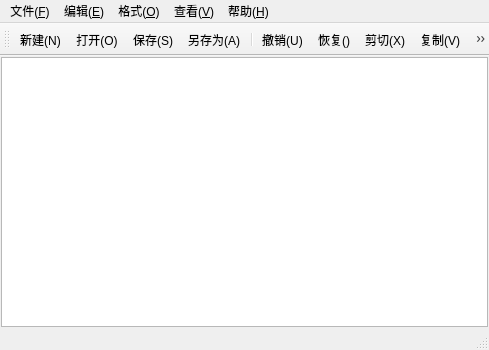
<?xml version="1.0" encoding="UTF-8"?>
<ui version="4.0">
 <class>MainWindow</class>
 <widget class="QMainWindow" name="MainWindow">
  <property name="geometry">
   <rect>
    <x>0</x>
    <y>0</y>
    <width>489</width>
    <height>350</height>
   </rect>
  </property>
  <property name="windowTitle">
   <string>MainWindow</string>
  </property>
  <widget class="QWidget" name="centralwidget">
   <layout class="QHBoxLayout" name="horizontalLayout">
    <property name="spacing">
     <number>0</number>
    </property>
    <property name="leftMargin">
     <number>1</number>
    </property>
    <property name="topMargin">
     <number>1</number>
    </property>
    <property name="rightMargin">
     <number>1</number>
    </property>
    <property name="bottomMargin">
     <number>1</number>
    </property>
    <item>
     <widget class="CodeEditor" name="TextEdit"/>
    </item>
   </layout>
  </widget>
  <widget class="QMenuBar" name="menubar">
   <property name="geometry">
    <rect>
     <x>0</x>
     <y>0</y>
     <width>489</width>
     <height>18</height>
    </rect>
   </property>
   <widget class="QMenu" name="menu">
    <property name="title">
     <string>文件(&amp;F)</string>
    </property>
    <addaction name="actionNew"/>
    <addaction name="actionOpen"/>
    <addaction name="actionSave"/>
    <addaction name="actionSaveAs"/>
    <addaction name="separator"/>
    <addaction name="actionExit"/>
   </widget>
   <widget class="QMenu" name="menu_E">
    <property name="title">
     <string>编辑(&amp;E)</string>
    </property>
    <addaction name="actionUndo"/>
    <addaction name="actionRedo"/>
    <addaction name="actionCut"/>
    <addaction name="actionCopy"/>
    <addaction name="actionPaste"/>
    <addaction name="separator"/>
    <addaction name="actionFind"/>
    <addaction name="actionReplace"/>
    <addaction name="separator"/>
    <addaction name="actionSelectAll"/>
   </widget>
   <widget class="QMenu" name="menu_O">
    <property name="title">
     <string>格式(&amp;O)</string>
    </property>
    <addaction name="actionLineWrap"/>
    <addaction name="actionShowLineNumber"/>
    <addaction name="actionFont"/>
    <addaction name="actionFontColor"/>
    <addaction name="separator"/>
    <addaction name="actionFontBackgroundColor"/>
    <addaction name="actionCompilerBackgroundColor"/>
   </widget>
   <widget class="QMenu" name="menu_V">
    <property name="title">
     <string>查看(&amp;V)</string>
    </property>
    <addaction name="actionToolbar"/>
    <addaction name="actionStatusbar"/>
   </widget>
   <widget class="QMenu" name="menu_H">
    <property name="title">
     <string>帮助(&amp;H)</string>
    </property>
    <addaction name="actionAbout"/>
   </widget>
   <addaction name="menu"/>
   <addaction name="menu_E"/>
   <addaction name="menu_O"/>
   <addaction name="menu_V"/>
   <addaction name="menu_H"/>
  </widget>
  <widget class="QStatusBar" name="statusbar"/>
  <widget class="QToolBar" name="toolBar">
   <property name="windowTitle">
    <string>toolBar</string>
   </property>
   <attribute name="toolBarArea">
    <enum>TopToolBarArea</enum>
   </attribute>
   <attribute name="toolBarBreak">
    <bool>false</bool>
   </attribute>
   <addaction name="actionNew"/>
   <addaction name="actionOpen"/>
   <addaction name="actionSave"/>
   <addaction name="actionSaveAs"/>
   <addaction name="separator"/>
   <addaction name="actionUndo"/>
   <addaction name="actionRedo"/>
   <addaction name="actionCut"/>
   <addaction name="actionCopy"/>
   <addaction name="actionPaste"/>
   <addaction name="separator"/>
   <addaction name="actionFind"/>
   <addaction name="actionReplace"/>
   <addaction name="separator"/>
   <addaction name="actionFont"/>
   <addaction name="actionShowLineNumber"/>
   <addaction name="actionLineWrap"/>
   <addaction name="separator"/>
   <addaction name="actionToolbar"/>
   <addaction name="actionStatusbar"/>
  </widget>
  <action name="actionNew">
   <property name="icon">
    <iconset resource="notepad.qrc">
     <normaloff>:/img/newlybuild.png</normaloff>:/img/newlybuild.png</iconset>
   </property>
   <property name="text">
    <string>新建(&amp;N)</string>
   </property>
   <property name="toolTip">
    <string>新建</string>
   </property>
   <property name="shortcut">
    <string>Ctrl+N</string>
   </property>
   <property name="menuRole">
    <enum>QAction::MenuRole::NoRole</enum>
   </property>
  </action>
  <action name="actionOpen">
   <property name="icon">
    <iconset resource="notepad.qrc">
     <normaloff>:/img/folder-open.png</normaloff>:/img/folder-open.png</iconset>
   </property>
   <property name="text">
    <string>打开(&amp;O)</string>
   </property>
   <property name="toolTip">
    <string>打开</string>
   </property>
   <property name="shortcut">
    <string>Ctrl+O</string>
   </property>
   <property name="menuRole">
    <enum>QAction::MenuRole::NoRole</enum>
   </property>
  </action>
  <action name="actionSave">
   <property name="icon">
    <iconset resource="notepad.qrc">
     <normaloff>:/img/save-one.png</normaloff>:/img/save-one.png</iconset>
   </property>
   <property name="text">
    <string>保存(&amp;S)</string>
   </property>
   <property name="toolTip">
    <string>保存</string>
   </property>
   <property name="shortcut">
    <string>Ctrl+S</string>
   </property>
   <property name="menuRole">
    <enum>QAction::MenuRole::NoRole</enum>
   </property>
  </action>
  <action name="actionSaveAs">
   <property name="icon">
    <iconset resource="notepad.qrc">
     <normaloff>:/img/save.png</normaloff>:/img/save.png</iconset>
   </property>
   <property name="text">
    <string>另存为(&amp;A)</string>
   </property>
   <property name="toolTip">
    <string>另存为</string>
   </property>
   <property name="menuRole">
    <enum>QAction::MenuRole::NoRole</enum>
   </property>
  </action>
  <action name="actionExit">
   <property name="icon">
    <iconset resource="notepad.qrc">
     <normaloff>:/img/folder-withdrawal.png</normaloff>:/img/folder-withdrawal.png</iconset>
   </property>
   <property name="text">
    <string>退出(&amp;X)</string>
   </property>
   <property name="toolTip">
    <string>退出</string>
   </property>
   <property name="menuRole">
    <enum>QAction::MenuRole::NoRole</enum>
   </property>
  </action>
  <action name="actionUndo">
   <property name="icon">
    <iconset resource="notepad.qrc">
     <normaloff>:/img/back.png</normaloff>:/img/back.png</iconset>
   </property>
   <property name="text">
    <string>撤销(&amp;U)</string>
   </property>
   <property name="toolTip">
    <string>撤销</string>
   </property>
   <property name="shortcut">
    <string>Ctrl+Z</string>
   </property>
   <property name="menuRole">
    <enum>QAction::MenuRole::NoRole</enum>
   </property>
  </action>
  <action name="actionCut">
   <property name="icon">
    <iconset resource="notepad.qrc">
     <normaloff>:/img/cutting-one.png</normaloff>:/img/cutting-one.png</iconset>
   </property>
   <property name="text">
    <string>剪切(&amp;X)</string>
   </property>
   <property name="toolTip">
    <string>剪切</string>
   </property>
   <property name="shortcut">
    <string>Ctrl+X</string>
   </property>
   <property name="menuRole">
    <enum>QAction::MenuRole::NoRole</enum>
   </property>
  </action>
  <action name="actionCopy">
   <property name="icon">
    <iconset resource="notepad.qrc">
     <normaloff>:/img/copy-one.png</normaloff>:/img/copy-one.png</iconset>
   </property>
   <property name="text">
    <string>复制(&amp;V)</string>
   </property>
   <property name="toolTip">
    <string>复制</string>
   </property>
   <property name="shortcut">
    <string>Ctrl+C</string>
   </property>
   <property name="menuRole">
    <enum>QAction::MenuRole::NoRole</enum>
   </property>
  </action>
  <action name="actionPaste">
   <property name="icon">
    <iconset resource="notepad.qrc">
     <normaloff>:/img/intersection.png</normaloff>:/img/intersection.png</iconset>
   </property>
   <property name="text">
    <string>粘贴(&amp;V)</string>
   </property>
   <property name="toolTip">
    <string>粘贴</string>
   </property>
   <property name="shortcut">
    <string>Ctrl+V</string>
   </property>
   <property name="menuRole">
    <enum>QAction::MenuRole::NoRole</enum>
   </property>
  </action>
  <action name="actionFind">
   <property name="icon">
    <iconset resource="notepad.qrc">
     <normaloff>:/img/search.png</normaloff>:/img/search.png</iconset>
   </property>
   <property name="text">
    <string>查找(&amp;F)</string>
   </property>
   <property name="toolTip">
    <string>查找</string>
   </property>
   <property name="shortcut">
    <string>Ctrl+F</string>
   </property>
   <property name="menuRole">
    <enum>QAction::MenuRole::NoRole</enum>
   </property>
  </action>
  <action name="actionReplace">
   <property name="icon">
    <iconset resource="notepad.qrc">
     <normaloff>:/img/refresh.png</normaloff>:/img/refresh.png</iconset>
   </property>
   <property name="text">
    <string>替换(&amp;R)</string>
   </property>
   <property name="toolTip">
    <string>替换</string>
   </property>
   <property name="shortcut">
    <string>Ctrl+H</string>
   </property>
   <property name="menuRole">
    <enum>QAction::MenuRole::NoRole</enum>
   </property>
  </action>
  <action name="actionFont">
   <property name="icon">
    <iconset resource="notepad.qrc">
     <normaloff>:/img/font-size-two.png</normaloff>:/img/font-size-two.png</iconset>
   </property>
   <property name="text">
    <string>字体(&amp;F)</string>
   </property>
   <property name="toolTip">
    <string>字体</string>
   </property>
   <property name="menuRole">
    <enum>QAction::MenuRole::NoRole</enum>
   </property>
  </action>
  <action name="actionLineWrap">
   <property name="checkable">
    <bool>true</bool>
   </property>
   <property name="icon">
    <iconset resource="notepad.qrc">
     <normaloff>:/img/paragraph-break.png</normaloff>:/img/paragraph-break.png</iconset>
   </property>
   <property name="text">
    <string>自动换行(&amp;W)</string>
   </property>
   <property name="toolTip">
    <string>自动换行</string>
   </property>
   <property name="menuRole">
    <enum>QAction::MenuRole::NoRole</enum>
   </property>
  </action>
  <action name="actionToolbar">
   <property name="checkable">
    <bool>true</bool>
   </property>
   <property name="icon">
    <iconset resource="notepad.qrc">
     <normaloff>:/img/tool.png</normaloff>:/img/tool.png</iconset>
   </property>
   <property name="text">
    <string>工具栏(&amp;T)</string>
   </property>
   <property name="toolTip">
    <string>工具栏</string>
   </property>
   <property name="menuRole">
    <enum>QAction::MenuRole::NoRole</enum>
   </property>
  </action>
  <action name="actionStatusbar">
   <property name="checkable">
    <bool>true</bool>
   </property>
   <property name="icon">
    <iconset resource="notepad.qrc">
     <normaloff>:/img/all-application.png</normaloff>:/img/all-application.png</iconset>
   </property>
   <property name="text">
    <string>状态栏(&amp;S)</string>
   </property>
   <property name="toolTip">
    <string>状态栏</string>
   </property>
   <property name="menuRole">
    <enum>QAction::MenuRole::NoRole</enum>
   </property>
  </action>
  <action name="actionRedo">
   <property name="icon">
    <iconset resource="notepad.qrc">
     <normaloff>:/img/next.png</normaloff>:/img/next.png</iconset>
   </property>
   <property name="text">
    <string>恢复(&amp;)</string>
   </property>
   <property name="toolTip">
    <string>恢复</string>
   </property>
   <property name="shortcut">
    <string>Ctrl+Shift+Z</string>
   </property>
   <property name="menuRole">
    <enum>QAction::MenuRole::NoRole</enum>
   </property>
  </action>
  <action name="actionShowLineNumber">
   <property name="checkable">
    <bool>true</bool>
   </property>
   <property name="icon">
    <iconset resource="notepad.qrc">
     <normaloff>:/img/view-list.png</normaloff>:/img/view-list.png</iconset>
   </property>
   <property name="text">
    <string>显示行号(&amp;L)</string>
   </property>
   <property name="toolTip">
    <string>显示行号</string>
   </property>
   <property name="shortcut">
    <string>Ctrl+L</string>
   </property>
   <property name="menuRole">
    <enum>QAction::MenuRole::NoRole</enum>
   </property>
  </action>
  <action name="actionSelectAll">
   <property name="text">
    <string>全选(&amp;A)</string>
   </property>
   <property name="toolTip">
    <string>全选</string>
   </property>
   <property name="shortcut">
    <string>Ctrl+A</string>
   </property>
   <property name="menuRole">
    <enum>QAction::MenuRole::NoRole</enum>
   </property>
  </action>
  <action name="actionFontColor">
   <property name="text">
    <string>字体颜色</string>
   </property>
   <property name="toolTip">
    <string>字体颜色</string>
   </property>
   <property name="menuRole">
    <enum>QAction::MenuRole::NoRole</enum>
   </property>
  </action>
  <action name="actionFontBackgroundColor">
   <property name="text">
    <string>字体背景颜色</string>
   </property>
   <property name="toolTip">
    <string>字体背景颜色</string>
   </property>
   <property name="menuRole">
    <enum>QAction::MenuRole::NoRole</enum>
   </property>
  </action>
  <action name="actionCompilerBackgroundColor">
   <property name="text">
    <string>编译器背景色</string>
   </property>
   <property name="toolTip">
    <string>编译器背景色</string>
   </property>
   <property name="menuRole">
    <enum>QAction::MenuRole::NoRole</enum>
   </property>
  </action>
  <action name="actionAbout">
   <property name="text">
    <string>关于(&amp;A)</string>
   </property>
   <property name="toolTip">
    <string>关于</string>
   </property>
   <property name="menuRole">
    <enum>QAction::MenuRole::NoRole</enum>
   </property>
  </action>
 </widget>
 <customwidgets>
  <customwidget>
   <class>CodeEditor</class>
   <extends>QPlainTextEdit</extends>
   <header location="global">codeeditor.h</header>
  </customwidget>
 </customwidgets>
 <resources>
  <include location="notepad.qrc"/>
 </resources>
 <connections/>
</ui>
